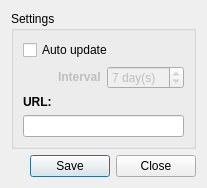
<?xml version="1.0" encoding="UTF-8"?>
<ui version="4.0">
 <class>Dialog</class>
 <widget class="QDialog" name="Dialog">
  <property name="windowModality">
   <enum>Qt::ApplicationModal</enum>
  </property>
  <property name="windowTitle">
   <string>TLE Settings</string>
  </property>
  <layout class="QGridLayout" name="gridLayout">
   <item row="1" column="0">
    <widget class="QDialogButtonBox" name="buttonBox">
     <property name="cursor">
      <cursorShape>PointingHandCursor</cursorShape>
     </property>
     <property name="orientation">
      <enum>Qt::Horizontal</enum>
     </property>
     <property name="standardButtons">
      <set>QDialogButtonBox::Close|QDialogButtonBox::Save</set>
     </property>
    </widget>
   </item>
   <item row="0" column="0">
    <widget class="QGroupBox" name="groupBox">
     <property name="title">
      <string>Settings</string>
     </property>
     <layout class="QFormLayout" name="formLayout">
      <item row="0" column="0" colspan="2">
       <widget class="QCheckBox" name="autoUpdateSelection">
        <property name="sizePolicy">
         <sizepolicy hsizetype="Maximum" vsizetype="Fixed">
          <horstretch>0</horstretch>
          <verstretch>0</verstretch>
         </sizepolicy>
        </property>
        <property name="cursor">
         <cursorShape>PointingHandCursor</cursorShape>
        </property>
        <property name="text">
         <string>Auto update</string>
        </property>
       </widget>
      </item>
      <item row="1" column="0">
       <spacer name="horizontalSpacer">
        <property name="orientation">
         <enum>Qt::Horizontal</enum>
        </property>
        <property name="sizeType">
         <enum>QSizePolicy::Fixed</enum>
        </property>
        <property name="sizeHint" stdset="0">
         <size>
          <width>20</width>
          <height>20</height>
         </size>
        </property>
       </spacer>
      </item>
      <item row="1" column="1">
       <layout class="QHBoxLayout" name="horizontalLayout">
        <item>
         <widget class="QLabel" name="intervalLabel">
          <property name="enabled">
           <bool>false</bool>
          </property>
          <property name="sizePolicy">
           <sizepolicy hsizetype="Minimum" vsizetype="Preferred">
            <horstretch>0</horstretch>
            <verstretch>0</verstretch>
           </sizepolicy>
          </property>
          <property name="text">
           <string>&lt;html&gt;&lt;head/&gt;&lt;body&gt;&lt;p&gt;&lt;span style=&quot; font-weight:600;&quot;&gt;Interval&lt;/span&gt;&lt;/p&gt;&lt;/body&gt;&lt;/html&gt;</string>
          </property>
          <property name="alignment">
           <set>Qt::AlignLeading|Qt::AlignLeft|Qt::AlignVCenter</set>
          </property>
         </widget>
        </item>
        <item>
         <widget class="QSpinBox" name="intervalValue">
          <property name="enabled">
           <bool>false</bool>
          </property>
          <property name="sizePolicy">
           <sizepolicy hsizetype="Fixed" vsizetype="Fixed">
            <horstretch>0</horstretch>
            <verstretch>0</verstretch>
           </sizepolicy>
          </property>
          <property name="suffix">
           <string> day(s)</string>
          </property>
          <property name="minimum">
           <number>1</number>
          </property>
          <property name="maximum">
           <number>30</number>
          </property>
          <property name="value">
           <number>7</number>
          </property>
         </widget>
        </item>
       </layout>
      </item>
      <item row="2" column="0">
       <widget class="QLabel" name="label">
        <property name="text">
         <string>&lt;html&gt;&lt;head/&gt;&lt;body&gt;&lt;p&gt;&lt;span style=&quot; font-weight:600;&quot;&gt;URL:&lt;/span&gt;&lt;/p&gt;&lt;/body&gt;&lt;/html&gt;</string>
        </property>
       </widget>
      </item>
      <item row="3" column="0" colspan="2">
       <widget class="QLineEdit" name="tleURL"/>
      </item>
     </layout>
    </widget>
   </item>
  </layout>
 </widget>
 <resources/>
 <connections>
  <connection>
   <sender>autoUpdateSelection</sender>
   <signal>toggled(bool)</signal>
   <receiver>intervalLabel</receiver>
   <slot>setEnabled(bool)</slot>
   <hints>
    <hint type="sourcelabel">
     <x>82</x>
     <y>52</y>
    </hint>
    <hint type="destinationlabel">
     <x>97</x>
     <y>79</y>
    </hint>
   </hints>
  </connection>
  <connection>
   <sender>autoUpdateSelection</sender>
   <signal>toggled(bool)</signal>
   <receiver>intervalValue</receiver>
   <slot>setEnabled(bool)</slot>
   <hints>
    <hint type="sourcelabel">
     <x>82</x>
     <y>52</y>
    </hint>
    <hint type="destinationlabel">
     <x>97</x>
     <y>108</y>
    </hint>
   </hints>
  </connection>
  <connection>
   <sender>buttonBox</sender>
   <signal>rejected()</signal>
   <receiver>Dialog</receiver>
   <slot>close()</slot>
   <hints>
    <hint type="sourcelabel">
     <x>91</x>
     <y>158</y>
    </hint>
    <hint type="destinationlabel">
     <x>180</x>
     <y>89</y>
    </hint>
   </hints>
  </connection>
 </connections>
</ui>
